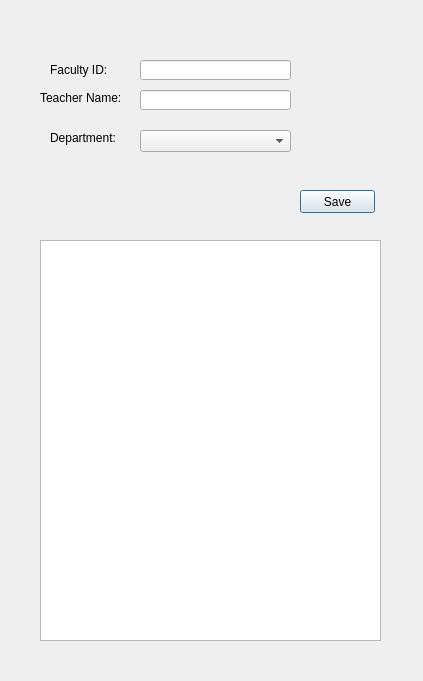
<?xml version="1.0" encoding="UTF-8"?>
<ui version="4.0">
 <class>addTeacherDialog</class>
 <widget class="QDialog" name="addTeacherDialog">
  <property name="geometry">
   <rect>
    <x>0</x>
    <y>0</y>
    <width>423</width>
    <height>681</height>
   </rect>
  </property>
  <property name="windowTitle">
   <string>Add New Teacher</string>
  </property>
  <widget class="QLabel" name="teacherNameLabel">
   <property name="geometry">
    <rect>
     <x>40</x>
     <y>90</y>
     <width>91</width>
     <height>16</height>
    </rect>
   </property>
   <property name="text">
    <string>Teacher Name: </string>
   </property>
  </widget>
  <widget class="QLabel" name="facultyIDLabel">
   <property name="geometry">
    <rect>
     <x>50</x>
     <y>60</y>
     <width>61</width>
     <height>20</height>
    </rect>
   </property>
   <property name="text">
    <string>Faculty ID:</string>
   </property>
  </widget>
  <widget class="QPushButton" name="saveButton">
   <property name="geometry">
    <rect>
     <x>300</x>
     <y>190</y>
     <width>75</width>
     <height>23</height>
    </rect>
   </property>
   <property name="text">
    <string>Save</string>
   </property>
  </widget>
  <widget class="QLineEdit" name="teacherName">
   <property name="geometry">
    <rect>
     <x>140</x>
     <y>90</y>
     <width>151</width>
     <height>20</height>
    </rect>
   </property>
  </widget>
  <widget class="QLineEdit" name="facultyID">
   <property name="geometry">
    <rect>
     <x>140</x>
     <y>60</y>
     <width>151</width>
     <height>20</height>
    </rect>
   </property>
  </widget>
  <widget class="QTextBrowser" name="teachersList">
   <property name="geometry">
    <rect>
     <x>40</x>
     <y>240</y>
     <width>341</width>
     <height>401</height>
    </rect>
   </property>
  </widget>
  <widget class="QLabel" name="departmentLabel">
   <property name="geometry">
    <rect>
     <x>50</x>
     <y>130</y>
     <width>71</width>
     <height>16</height>
    </rect>
   </property>
   <property name="text">
    <string>Department:</string>
   </property>
  </widget>
  <widget class="QComboBox" name="department">
   <property name="geometry">
    <rect>
     <x>140</x>
     <y>130</y>
     <width>151</width>
     <height>22</height>
    </rect>
   </property>
  </widget>
 </widget>
 <tabstops>
  <tabstop>facultyID</tabstop>
  <tabstop>teacherName</tabstop>
  <tabstop>department</tabstop>
  <tabstop>saveButton</tabstop>
  <tabstop>teachersList</tabstop>
 </tabstops>
 <resources/>
 <connections>
  <connection>
   <sender>saveButton</sender>
   <signal>pressed()</signal>
   <receiver>teacherName</receiver>
   <slot>selectAll()</slot>
   <hints>
    <hint type="sourcelabel">
     <x>197</x>
     <y>161</y>
    </hint>
    <hint type="destinationlabel">
     <x>196</x>
     <y>69</y>
    </hint>
   </hints>
  </connection>
 </connections>
</ui>
